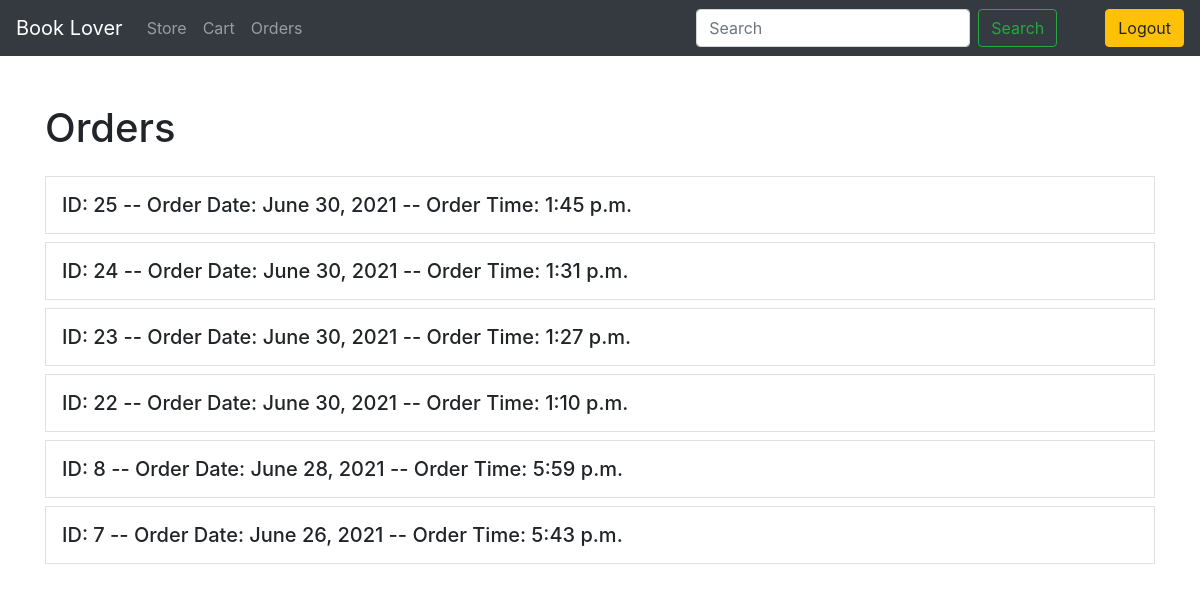
The app's page /orders (signed in) with its own data.
### store/models.py (models this page shows, shortened)
class Order(models.Model):
    user = models.ForeignKey(settings.AUTH_USER_MODEL, on_delete=models.CASCADE)
    ordered = models.BooleanField(default=False)
    payment_method = models.CharField(max_length=100, choices=payment_choices, blank=True, null=True)
    shipping_address = models.ForeignKey(
        'Address', related_name='shipping_address', on_delete=models.SET_NULL, blank=True, null=True)
    ordered_date = models.DateTimeField(blank=True, null=True)
    payment = models.ForeignKey('Payment', on_delete=models.SET_NULL, blank=True, null=True)

### store/views.py (the view)
# urls.py: path('orders', views.Orders, name='orders'),
@login_required(login_url='login')
def Orders(request):
    orders = Order.objects.order_by('-ordered_date').filter(user=request.user, ordered=True)
    context = {
        'orders': orders
    }
    return render(request, 'orders.html', context)

### templates/orders.html
{% extends 'base.html' %}
{% load tz %}
{% block content %}
    <h1 class="mb-4">Orders</h1>
    {% for order in orders %}
        <h5 class="border p-3">ID: {{ order.id }} -- Order Date: {{ order.ordered_date.date }} -- Order Time: {{ order.ordered_date.astimezone.time  }}</h5>
    {% empty %}
        <p>No order available!</p>
    {% endfor %}
{% endblock content %}

### templates/base.html (shortened to what this page needs)
<!doctype html>
<html lang="en">
<head>
    <link rel="stylesheet" href="https://stackpath.bootstrapcdn.com/bootstrap/4.3.1/css/bootstrap.min.css">
</head>
<body>
{% include 'navbar.html' %}
    <div class="container pt-5">
        {% block content %} {% endblock content %}
    </div>
</body>
</html>

### templates/navbar.html (shortened to what this page needs)
<nav class="navbar navbar-expand-lg navbar-dark bg-dark">
  <a class="navbar-brand" href="{% url 'home' %}">Book Lover</a>
  <div class="collapse navbar-collapse" id="navbarSupportedContent">
    <ul class="navbar-nav mr-auto">
      <li class="nav-item">
        <a class="nav-link" href="{% url 'home' %}">Store</a>
      </li>
         {% if request.user.is_authenticated %}
      <li class="nav-item">
        <a class="nav-link" href="{% url 'cart'%}">Cart</a>
      </li>
        <li class="nav-item">
        <a class="nav-link" href="{% url 'orders'%}">Orders</a>
      </li>
        {% endif %}
    </ul>
    <form class="form-inline my-2 my-lg-0" method="get" action="{% url 'search' %}">
      <input class="form-control mr-sm-2" name="search" type="search" placeholder="Search" aria-label="Search">
      <button class="btn btn-outline-success my-2 my-sm-0" type="submit">Search</button>
        {% if request.user.is_authenticated %}
            <a href="{% url 'logout' %}" class="btn btn-warning ml-5">Logout</a>
        {% else %}
            <a href="{% url 'login' %}" class="btn btn-info ml-5">Login</a>
        {% endif %}
    </form>
  </div>
</nav>

### records on screen
Order: id "25", ordered_date "June 30, 2021", ordered_date.astimezone.time "1:45 p.m."
Order: id "24", ordered_date "June 30, 2021", ordered_date.astimezone.time "1:31 p.m."
Order: id "23", ordered_date "June 30, 2021", ordered_date.astimezone.time "1:27 p.m."
Order: id "22", ordered_date "June 30, 2021", ordered_date.astimezone.time "1:10 p.m."
Order: id "8", ordered_date "June 28, 2021", ordered_date.astimezone.time "5:59 p.m."
Order: id "7", ordered_date "June 26, 2021", ordered_date.astimezone.time "5:43 p.m."
